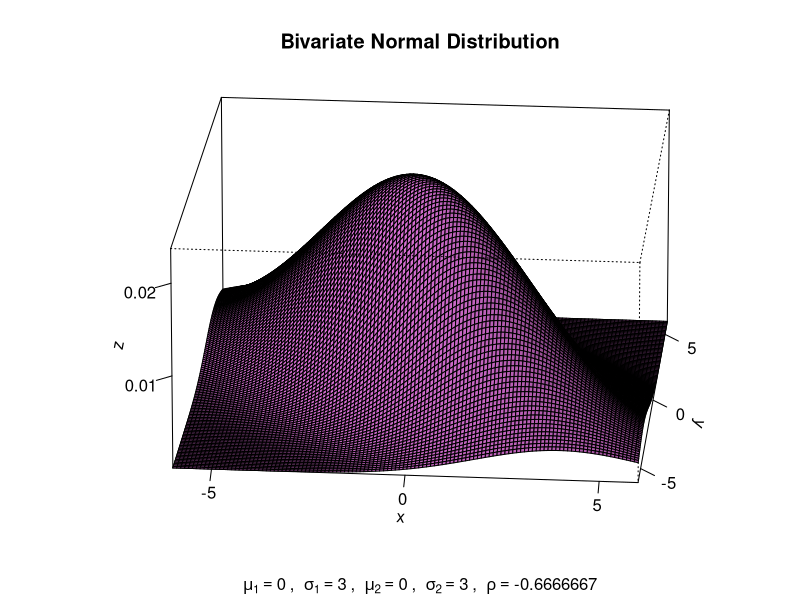

Write the R code that produced this figure.
mu1 <- 0  # expected value of x
mu2 <- 0	# expected value of y
sig1 <- 3	# variance of x
sig2 <- 3	# variance of y
rho <- -2/3	# corr(x, y)

# Some additional variables for x-axis and y-axis 
xm <- -6
xp <- 6
ym <- -6
yp <- 6

x <- seq(xm, xp, length= as.integer((xp + abs(xm)) * 10))  # vector series x
y <- seq(ym, yp, length= as.integer((yp + abs(ym)) * 10))  # vector series y

# Core function
bivariate <- function(x,y){
  term1 <- 1 / (2 * pi * sig1 * sig2 * sqrt(1 - rho^2))
  term2 <- (x - mu1)^2 / sig1^2
  term3 <- -(2 * rho * (x - mu1)*(y - mu2))/(sig1 * sig2)
  term4 <- (y - mu2)^2 / sig2^2
  z <- term2 + term3 + term4
  term5 <- term1 * exp((-z / (2 *(1 - rho^2))))
  return (term5)
}

# Computes the density values
z <- outer(x,y,bivariate)

# Plot
persp(x, y, z, main = "Bivariate Normal Distribution",
      sub = bquote(bold(mu[1])==.(mu1)~", "~sigma[1]==.(sig1)~", "~mu[2]==.(mu2)~
        ", "~sigma[2]==.(sig2)~", "~rho==.(rho)),
      col="orchid2", theta = 5, phi = 20, r = 40, d = 0.1, expand = 0.5,
      ltheta = 90, lphi = 180, shade = 0.4, ticktype = "detailed", nticks=1)